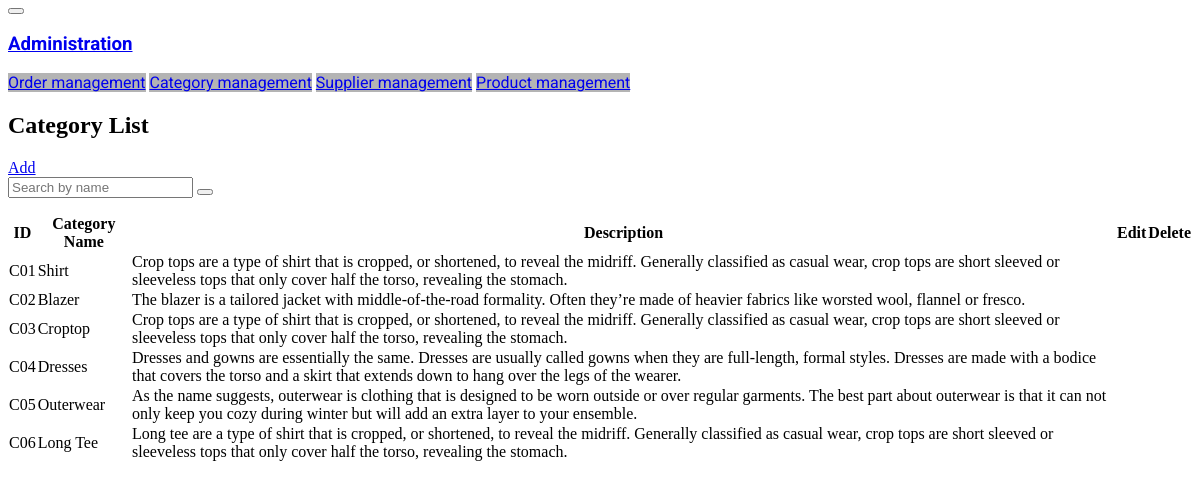
Page /admin/category/list.php on the committed database.
### tables this page shows
CREATE TABLE `category` (
  `id` varchar(10) NOT NULL,
  `name` varchar(20) NOT NULL,
  `description` varchar(255) NOT NULL
);

### admin/category/list.php (the view, shortened to what this page needs)
<section class="row">
    <?php
    include_once 'admin/nav.php';
    ?>
    <div class="col-lg-10 col-md-9 col-12">
        <div class="pt-2 mb-2">
            <h1 class="text-center">Category List</h1>
            <div class="text-center mb-2 row">
                <div class="col-6 d-flex justify-content-start align-items-center">
                    <a href="?page=addCategory" class="btn btn-outline-dark"><i class="bi bi-plus-circle pe-2"></i>Add</a>
                </div>
                <div class="col-6 d-flex justify-content-end align-items-center">
                    <form action="/manage/category" method="GET" class="d-flex input-group w-auto">
                        <input name="search" type="search" class="form-control" placeholder="Search by name" aria-label="Search" aria-describedby="search-addon" />
                        <button class="btn btn-secondary searching" type="submit"><i class="bi bi-search"></i></button>
                    </form>
                </div>
            </div>
            <table id="tablecategory" class="table table-striped table-bordered m-0" cellspacing="0" width="100%">
                <thead class="justify-content-md-between justify-content-sm-center align-content-center border-bottom border-2 my-2 bg-dark text-light p-3 rounded-3">
                    <tr class="text-center">
                        <th>
                            <strong>ID</strong>
                        </th>
                        <th>
                            <strong>Category Name</strong>
                        </th>
                        <th>
                            <strong>Description</strong>
                        </th>
                        <th>
                            <strong>Edit</strong>
                        </th>
                        <th>
                            <strong>Delete</strong>
                        </th>
                    </tr>
                </thead>
                <tbody class="justify-content-md-between justify-content-sm-center border-bottom border-2 my-2 bg-light p-2 rounded-3">
                    <?php
                    $c = new Connect();
                    $dblink = $c->connectToMySQL();
                    $sql = "SELECT * FROM `category`";
                    $re = $dblink->query($sql);
                    while ($row = $re->fetch_assoc()) :
                    ?>
                        <tr>
                            <td class="text-center align-middle"><?= $row['id'] ?></td>
                            <td class="text-center align-middle"><?= $row['name'] ?></td>
                            <td class="align-middle"><?= $row['description'] ?></td>
                        <td class="text-center align-middle">
                            </td>
                            <td class="text-center align-middle">
                            </td>
                        </tr>
                    <?php
                    endwhile;
                    ?>
                </tbody>
            </table>
        </div>
    </div>
</section>

### rows in the picture
category: id "C01", name "Shirt", description "Crop tops are a type of shirt that is cropped, or shortened, to reveal the midriff. Generally classified as casual wear, crop tops are short sleeved or sleeveless tops that only cover half the torso, revealing the stomach."
category: id "C02", name "Blazer", description "The blazer is a tailored jacket with middle-of-the-road formality. Often they’re made of heavier fabrics like worsted wool, flannel or fresco."
category: id "C03", name "Croptop", description "Crop tops are a type of shirt that is cropped, or shortened, to reveal the midriff. Generally classified as casual wear, crop tops are short sleeved or sleeveless tops that only cover half the torso, revealing the stomach."
category: id "C04", name "Dresses", description "Dresses and gowns are essentially the same. Dresses are usually called gowns when they are full-length, formal styles. Dresses are made with a bodice that covers the torso and a skirt that extends down to hang over the legs of the wearer."
category: id "C05", name "Outerwear", description "As the name suggests, outerwear is clothing that is designed to be worn outside or over regular garments. The best part about outerwear is that it can not only keep you cozy during winter but will add an extra layer to your ensemble."
category: id "C06", name "Long Tee", description "Long tee are a type of shirt that is cropped, or shortened, to reveal the midriff. Generally classified as casual wear, crop tops are short sleeved or sleeveless tops that only cover half the torso, revealing the stomach."
